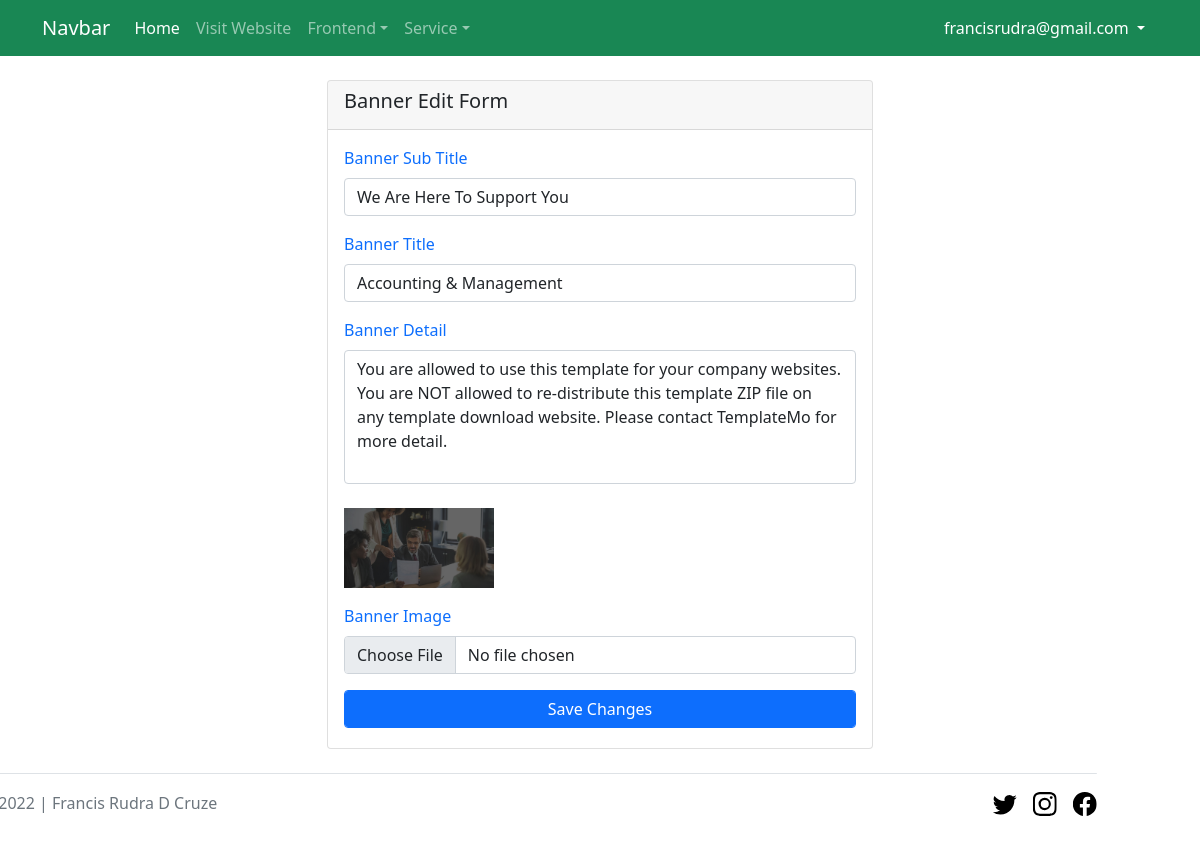
The app's page /admin/banner_edit.php?banner_id=1 (signed in) with its own data.
### tables this page shows
CREATE TABLE `banners` (
  `id` int(20) NOT NULL,
  `banner_sub_title` varchar(255) NOT NULL,
  `banner_title` varchar(255) NOT NULL,
  `banner_detail` text NOT NULL,
  `image_location` varchar(255) NOT NULL,
  `read_status` int(1) NOT NULL DEFAULT 2
);

### db.php (called while the page is built, shortened)
<?php
function db_connect(){
    $db_host = "localhost";
    $db_user = "root";
    $db_pass = "";
    $db_name = "finance_business";
    return mysqli_connect($db_host, $db_user, $db_pass, $db_name);
}
?>

### admin/banner_edit.php (the view, shortened to what this page needs)
<?php
    require_once '../db.php';
    require_once '../header.php';
    require_once 'navbar.php';
    $banner_id = $_GET['banner_id'];
    $get_query = "SELECT * FROM banners WHERE id='$banner_id'";
    $banner_from_db = mysqli_query(db_connect(), $get_query);
    $after_assoc = mysqli_fetch_assoc($banner_from_db);
?>
<section>
    <div class="container">
        <div class="row">
            <div class="col-lg-6 m-auto">
                <div class="card mt-4">
                    <div class="card-header">
                        <h5 class="card-title text-capitalize">Banner Edit form</h5>
                    </div>
                    <div class="card-body">
                        <form action="banner_edit_post.php" method="post" enctype="multipart/form-data">
                            <div class="mb-3">
                                <label class="form-label text-capitalize text-primary">Banner sub title</label>
                                <input type="text" name="banner_sub_title" class="form-control" value="<?= $after_assoc['banner_sub_title']?>">
                            </div>
                            <div class="mb-3">
                                <label class="form-label text-capitalize text-primary">Banner Title</label>
                                <input type="text" name="banner_title" class="form-control"value="<?= $after_assoc['banner_title']?>">
                            </div>
                            <div class="mb-4">
                                <label class="form-label text-capitalize text-primary">Banner detail</label>
                                <textarea name="banner_detail" style="resize: none;" cols="30" rows="5" class="form-control"><?= $after_assoc['banner_detail']?></textarea>
                            </div>
                            <div class="mb-3">
                                <img style="width: 150px;" src="../<?= $after_assoc['image_location']?>" alt="Image">
                            </div>
                            <div class="mb-3">
                                <label class="form-label text-capitalize text-primary">banner image</label>
                                <input type="file" class="form-control" name="banner_image">
                            </div>
                            <div class="mb-1">
                                <button type="submit" class="form-control btn btn-primary">Save Changes</button>
                            </div>
                        </form>
                    </div>
                </div>
            </div>
        </div>
    </div>
</section>
<?php
    require_once '../footer.php';
?>

### records on screen
banners: banner_sub_title "We Are Here To Support You", banner_detail "You are allowed to use this template for your company websites. You are NOT allowed to re-distribute this template ZIP file on any template download website. Please contact TemplateMo for more detail.", image_location (picture)

### other values on screen
$_SESSION['email'] "francisrudra@gmail.com"
